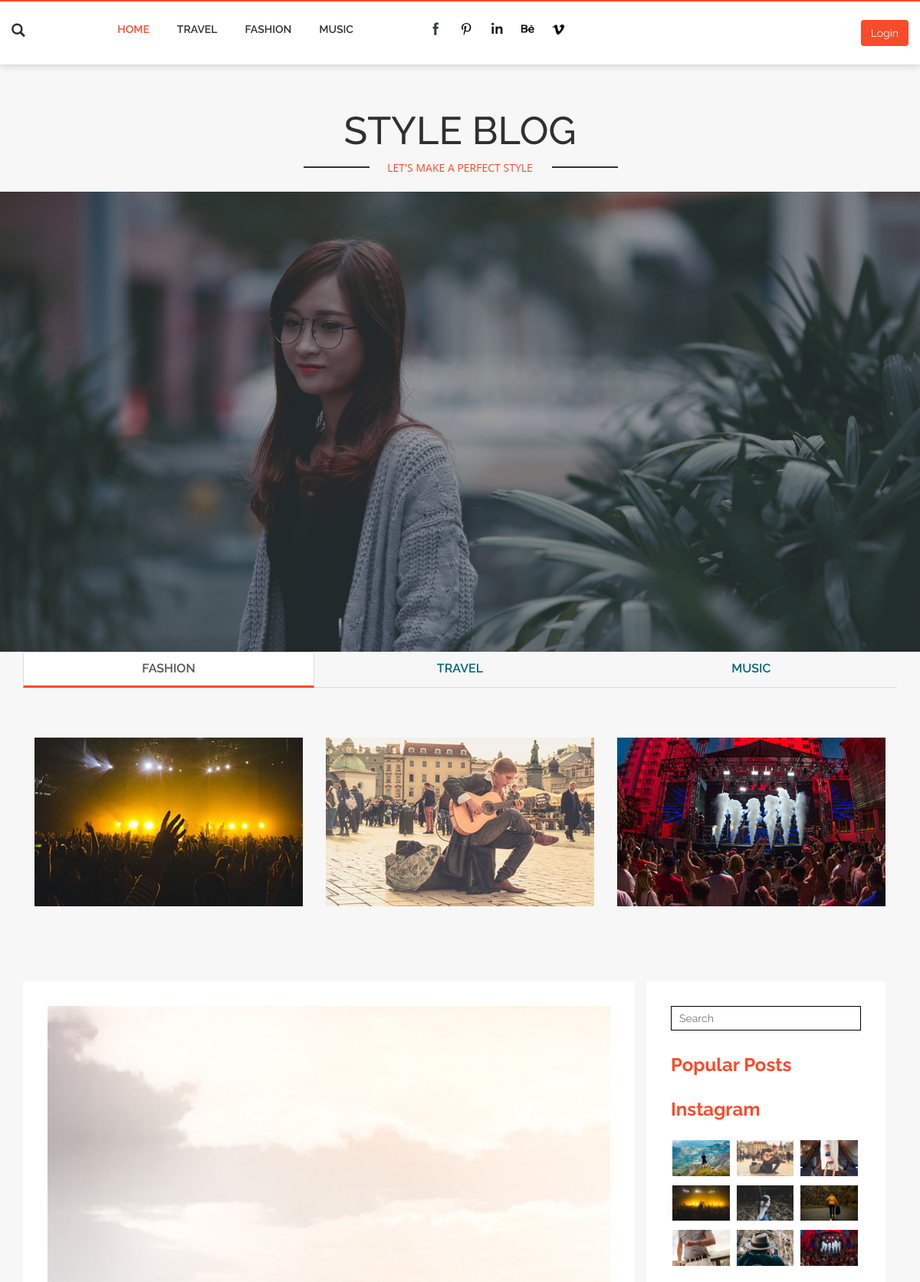
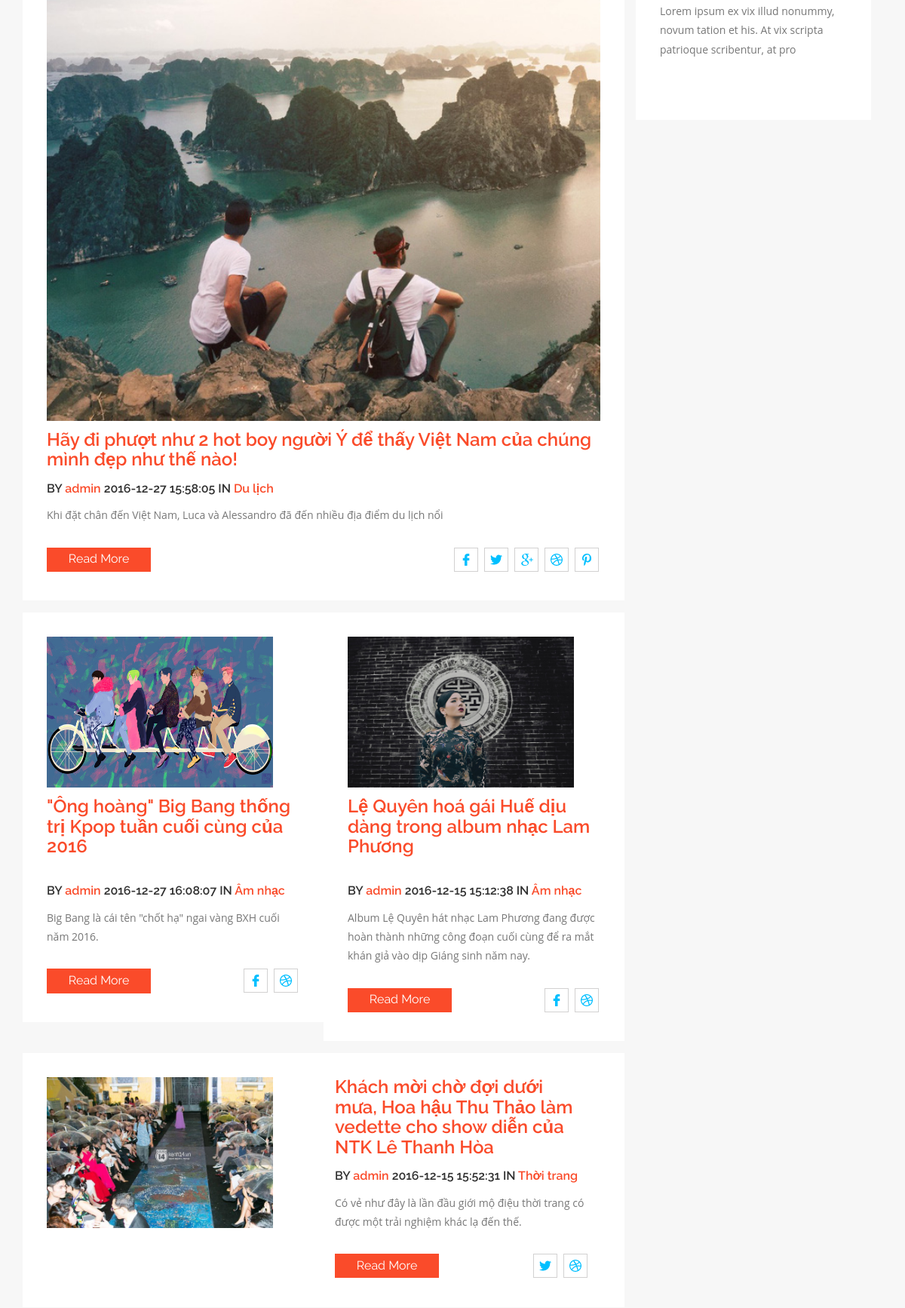
The page / (upper part) on the database its author committed (2 pictures, top to bottom).
### tables this page shows
CREATE TABLE `blogs` (
  `blog_id` int(11) NOT NULL AUTO_INCREMENT,
  `title` text NOT NULL,
  `description` text,
  `content` text,
  `created_at` datetime DEFAULT CURRENT_TIMESTAMP,
  `image` varchar(255) DEFAULT NULL,
  `user_id` int(11) DEFAULT NULL,
  `category_id` int(11) DEFAULT NULL,
  `modify_at` datetime DEFAULT NULL,
  `views` int(11) DEFAULT '0',
  PRIMARY KEY (`blog_id`),
  KEY `id_category_fk` (`category_id`),
  KEY `id_user_fk` (`user_id`),
  CONSTRAINT `id_category_fk` FOREIGN KEY (`category_id`) REFERENCES `categories` (`category_id`) ON DELETE CASCADE ON UPDATE CASCADE,
  CONSTRAINT `id_user_fk` FOREIGN KEY (`user_id`) REFERENCES `users` (`user_id`) ON DELETE CASCADE ON UPDATE CASCADE
);

CREATE TABLE `users` (
  `user_id` int(11) NOT NULL AUTO_INCREMENT,
  `username` varchar(255) DEFAULT NULL,
  `password` varchar(255) DEFAULT NULL,
  `email` varchar(255) DEFAULT NULL,
  `avatar` varchar(255) DEFAULT NULL,
  `created_at` datetime DEFAULT CURRENT_TIMESTAMP,
  `id_group` int(11) DEFAULT '0',
  `description` text,
  PRIMARY KEY (`user_id`)
);

CREATE TABLE `categories` (
  `category_id` int(11) NOT NULL AUTO_INCREMENT,
  `name_category` text,
  `description` text,
  PRIMARY KEY (`category_id`)
);

### application/controller/home.php (called while the page is built, shortened)
<?php
class Home extends Controller
{
    public function index()
    {
        $travel = $this->model->getHome(1, 1);
        $music = $this->model->getHome(2, 2);
        $fashion = $this->model->getHome(3, 3);
        require APP . "view/__templates/header.php";
        require APP . "view/index.php";
    }
}

### public/index.php (called while the page is built, shortened)
<?php
require APP . "core/controller.php";
$app = new Application();

### application/core/controller.php (called while the page is built, shortened)
<?php
class Controller
{
    public $db = null;
    private function openDatabaseConnection()
    {
        $options = array(PDO::ATTR_DEFAULT_FETCH_MODE => PDO::FETCH_OBJ, PDO::ATTR_ERRMODE => PDO::ERRMODE_WARNING);
        $this->db = new PDO(DB_TYPE . ':host=' . DB_HOST . ';dbname=' . DB_NAME . ';charset=' . DB_CHARSET, DB_USER, DB_PASS, $options);
    }
    public function loadModel()
    {
        require APP . 'model/model.php';
        $this->model = new Model($this->db);
    }
}

### application/model/model.php (called while the page is built, shortened)
<?php
class Model
{
    function __construct($db)
    {
        try {
            $this->db = $db;
        } catch (PDOException $e) {
            exit('Database connection could not be established.');
        }
    }
    public function getHome($id_cate, $limit)
    {
        $sql = "SELECT a.*, b.name_category, c.username FROM blogs a INNER JOIN categories b ON a.category_id = b.category_id INNER JOIN users c ON c.user_id = a.user_id  WHERE a.category_id = $id_cate ORDER BY a.blog_id DESC LIMIT $limit";
        try{
            $query = $this->db->prepare($sql);
            $query->execute();
            if ($limit == 1) {
                return $query->fetch(PDO::FETCH_ASSOC);
            }
            return $query->fetchAll(PDO::FETCH_ASSOC);
        }catch(PDOException $e){
            echo $e->getMessage();
        }
    }
}

### application/view/index.php (the view, shortened to what this page needs)
<div class="banner"></div>
<div class="services w3l wow fadeInDown" data-wow-duration=".8s" data-wow-delay=".2s">
    <div class="container">
        <div class="grid_3 grid_5">
            <div class="bs-example bs-example-tabs" role="tabpanel" data-example-id="togglable-tabs">
                <ul id="myTab" class="nav nav-tabs" role="tablist">
                    <li role="presentation" class="active"><a href="#expeditions" id="expeditions-tab" role="tab"
                                                              data-toggle="tab" aria-controls="expeditions"
                                                              aria-expanded="true">FASHION</a></li>
                    <li role="presentation" class=""><a href="#safari" role="tab" id="safari-tab" data-toggle="tab"
                                                        aria-controls="safari">TRAVEL</a></li>
                    <li role="presentation" class=""><a href="#trekking" role="tab" id="trekking-tab" data-toggle="tab"
                                                        aria-controls="trekking">MUSIC</a></li>
                </ul>
                <div id="myTabContent" class="tab-content">
                    <div role="tabpanel" class="tab-pane fade active in" id="trekking" aria-labelledby="trekking-tab">
                        <div class="col-md-4 col-sm-5 tab-image">
                            <img src="images/m2.jpg" class="img-responsive" alt="Wanderer">
                        </div>
                        <div class="col-md-4 col-sm-5 tab-image">
                            <img src="images/m1.jpg" class="img-responsive" alt="Wanderer">
                        </div>
                        <div class="col-md-4 col-sm-5 tab-image">
                            <img src="images/m3.jpg" class="img-responsive" alt="Wanderer">
                        </div>
                    </div>
                </div>
            </div>
        </div>
    </div>
</div>
<div class="technology">
    <div class="container">
        <div class="col-md-9 technology-left">
            <div class="tech-no">
                <div class="tc-ch wow fadeInDown" data-wow-duration=".8s" data-wow-delay=".2s">
                    <div class="tch-img">
                        <a href="blogs/detail/<?php echo $travel["blog_id"] ?>"><img
                                    src="<?php echo $travel["image"] ?>"
                                    class="img-responsive" alt="" style="width: 750px"></a>
                    </div>
                    <h3>
                        <a href="blogs/detail/<?php echo $travel["blog_id"] ?>"><?php echo $travel["title"] ?></a>
                    </h3>
                    <h6>BY
                        <a href="blogs/detail/<?php echo $travel["blog_id"] ?>"><?php echo $travel["username"] ?> </a><?php echo $travel["created_at"] ?>
                        IN <a href="blogs/travel?trang=1"><?php echo $travel["name_category"] ?> </a>
                    </h6>
                    <p><?php echo $travel["description"] ?></p>
                    <div class="bht1">
                        <a href="blogs/detail/<?php echo $travel["blog_id"] ?>">Read More</a>
                    </div>
                    <div class="soci">
                        <ul>
                            <li class="hvr-rectangle-out"><a class="fb" href="#"></a></li>
                            <li class="hvr-rectangle-out"><a class="twit" href="#"></a></li>
                            <li class="hvr-rectangle-out"><a class="goog" href="#"></a></li>
                            <li class="hvr-rectangle-out"><a class="pin" href="#"></a></li>
                            <li class="hvr-rectangle-out"><a class="drib" href="#"></a></li>
                        </ul>
                    </div>
                    <div class="clearfix"></div>
                </div>
                <div class="w3ls">
                    <?php
                    foreach ($music as $music) {
                        ?>
                        <div class="col-md-6 w3ls-left wow fadeInDown" data-wow-duration=".8s" data-wow-delay=".2s">
                            <div class="tc-ch">
                                <div class="tch-img">
                                    <a href="blogs/detail/<?php echo $music["blog_id"] ?>">
                                        <img src="<?php echo $music["image"] ?>"
                                             class="img-responsive" alt="" style="width: 300px; height: 200px;"></a>
                                </div>
                                <div class="title-blog" style="height: 100px">
                                    <h3>
                                        <a href="blogs/detail/<?php echo $music["blog_id"] ?>"><?php echo $music["title"] ?></a>
                                    </h3>
                                </div>
                                <h6>BY
                                    <a href="blogs/detail/<?php echo $music["blog_id"] ?>"><?php echo $music["username"] ?> </a><?php echo $music["created_at"] ?>
                                    IN <a href="blogs/music?trang=1"><?php echo $music["name_category"] ?> </a>
                                </h6>
                                <p><?php echo $music["description"] ?></p>
                                <div class="bht1">
                                    <a href="blogs/detail/<?php echo $music["blog_id"] ?>">Read
                                        More</a>
                                </div>
                                <div class="soci">
                                    <ul>
                                        <li class="hvr-rectangle-out"><a class="fb" href="#"></a></li>
                                        <li class="hvr-rectangle-out"><a class="pin" href="#"></a></li>
                                    </ul>
                                </div>
                                <div class="clearfix"></div>
                            </div>
                        </div>
                        <?php
                    }
                    ?>
                </div>
                <?php
                foreach ($fashion as $fashion) {
                    ?>
                    <div class="wthree">
                        <div class="col-md-6 wthree-left wow fadeInDown" data-wow-duration=".8s" data-wow-delay=".2s">
                            <div class="tch-img">
                                <a href="blogs/detail/<?php echo $fashion["blog_id"] ?>"><img
                                            src="<?php echo $fashion["image"] ?>"
                                            class="img-responsive"
                                            alt="" style="width: 300px; height: 200px;"></a>
                            </div>
                        </div>
                        <div class="col-md-6 wthree-right wow fadeInDown" data-wow-duration=".8s" data-wow-delay=".2s">
                            <h3>
                                <a href="blogs/detail/<?php echo $fashion["blog_id"] ?>"><?php echo $fashion["title"] ?></a>
                            </h3>
                            <h6>BY
                                <a href="/blogs/detail/<?php echo $fashion["blog_id"] ?>"><?php echo $fashion["username"] ?> </a><?php echo $fashion["created_at"] ?>
                                IN <a href="/blogs/fashion?trang=1"><?php echo $fashion["name_category"] ?> </a></h6>
                            <p><?php echo $fashion["description"] ?></p>
                            <div class="bht1">
                                <a href="blogs/detail/<?php echo $fashion["blog_id"] ?>">Read More</a>
                            </div>
                            <div class="soci">
                                <ul>
                                    <li class="hvr-rectangle-out"><a class="twit" href="#"></a></li>
                                    <li class="hvr-rectangle-out"><a class="pin" href="#"></a></li>
                                </ul>
                            </div>
                            <div class="clearfix"></div>
                        </div>
                        <div class="clearfix"></div>
                    </div>
                    <?php
                }
                ?>
            </div>
        </div>
        <div class="col-md-3 technology-right">
            <div class="blo-top1">
                <div class="tech-btm">
                    <div class="search-1 wow fadeInDown" id="search_home" data-wow-duration=".8s" data-wow-delay=".2s">
                        <form>
                            <input id="search" type="search" name="Search" required="" placeholder="Search">
                        </form>
                    </div>
                    <h4>Popular Posts </h4>
                    <div class="insta wow fadeInDown" data-wow-duration=".8s" data-wow-delay=".2s">
                        <h4>Instagram</h4>
                        <ul>
                            <li><a href="singlepage.html"><img src="<?php echo URL ?>images/t1.jpg"
                                                               class="img-responsive" alt=""></a></li>
                            <li><a href="singlepage.html"><img src="<?php echo URL ?>images/m1.jpg"
                                                               class="img-responsive" alt=""></a></li>
                            <li><a href="singlepage.html"><img src="<?php echo URL ?>images/f1.jpg"
                                                               class="img-responsive" alt=""></a></li>
                            <li><a href="singlepage.html"><img src="<?php echo URL ?>images/m2.jpg"
                                                               class="img-responsive" alt=""></a></li>
                            <li><a href="singlepage.html"><img src="<?php echo URL ?>images/f2.jpg"
                                                               class="img-responsive" alt=""></a></li>
                            <li><a href="singlepage.html"><img src="<?php echo URL ?>images/t2.jpg"
                                                               class="img-responsive" alt=""></a></li>
                            <li><a href="singlepage.html"><img src="<?php echo URL ?>images/f3.jpg"
                                                               class="img-responsive" alt=""></a></li>
                            <li><a href="singlepage.html"><img src="<?php echo URL ?>images/t3.jpg"
                                                               class="img-responsive" alt=""></a></li>
                            <li><a href="singlepage.html"><img src="<?php echo URL ?>images/m3.jpg"
                                                               class="img-responsive" alt=""></a></li>
                        </ul>
                    </div>
                    <p>Lorem ipsum ex vix illud nonummy, novum tation et his. At vix scripta patrioque scribentur, at
                        pro</p>
                    <div class="twt">
                        <iframe id="twitter-widget-0" scrolling="no" frameborder="0" allowtransparency="true"
                                class="twitter-hashtag-button twitter-hashtag-button-rendered twitter-tweet-button"
                                title="Twitter Tweet Button"
                                src="https://platform.twitter.com/widgets/tweet_button.b7de008f493a5185d8df1aedd62d77c6.en.html#button_hashtag=TwitterStories&amp;dnt=false&amp;id=twitter-widget-0&amp;lang=en&amp;original_referer=https%3A%2F%2Fp.w3layouts.com%2Fdemos%2Fduplex%2Fweb%2F&amp;size=l&amp;time=1467721486626&amp;type=hashtag"
                                style="position: static; visibility: visible; width: 166px; height: 28px;"
                                data-hashtag="TwitterStories"></iframe>
                    </div>
                </div>
            </div>
        </div>
    </div>
</div>

### rows shown on the page
blogs: image (picture), title "Hãy đi phượt như 2 hot boy người Ý để thấy Việt Nam của chúng mình đẹp như thế nào!", user.username "admin", created_at "2016-12-27 15:58:05", category.name_category "Du lịch", description "Khi đặt chân đến Việt Nam, Luca và Alessandro đã đến nhiều địa điểm du lịch nổi"
blogs: image (picture), title "\"Ông hoàng\" Big Bang thống trị Kpop tuần cuối cùng của 2016", user.username "admin", created_at "2016-12-27 16:08:07", category.name_category "Âm nhạc", description "Big Bang là cái tên \"chốt hạ\" ngai vàng BXH cuối năm 2016."
blogs: image (picture), title "Lệ Quyên hoá gái Huế dịu dàng trong album nhạc Lam Phương", user.username "admin", created_at "2016-12-15 15:12:38", category.name_category "Âm nhạc", description "Album Lệ Quyên hát nhạc Lam Phương đang được hoàn thành những công đoạn cuối cùng để ra mắt khán giả vào dịp Giáng sinh năm nay."
blogs: image (picture), title "Khách mời chờ đợi dưới mưa, Hoa hậu Thu Thảo làm vedette cho show diễn của NTK Lê Thanh Hòa", user.username "admin", created_at "2016-12-15 15:52:31", category.name_category "Thời trang", description "Có vẻ như đây là lần đầu giới mộ điệu thời trang có được một trải nghiệm khác lạ đến thế."
